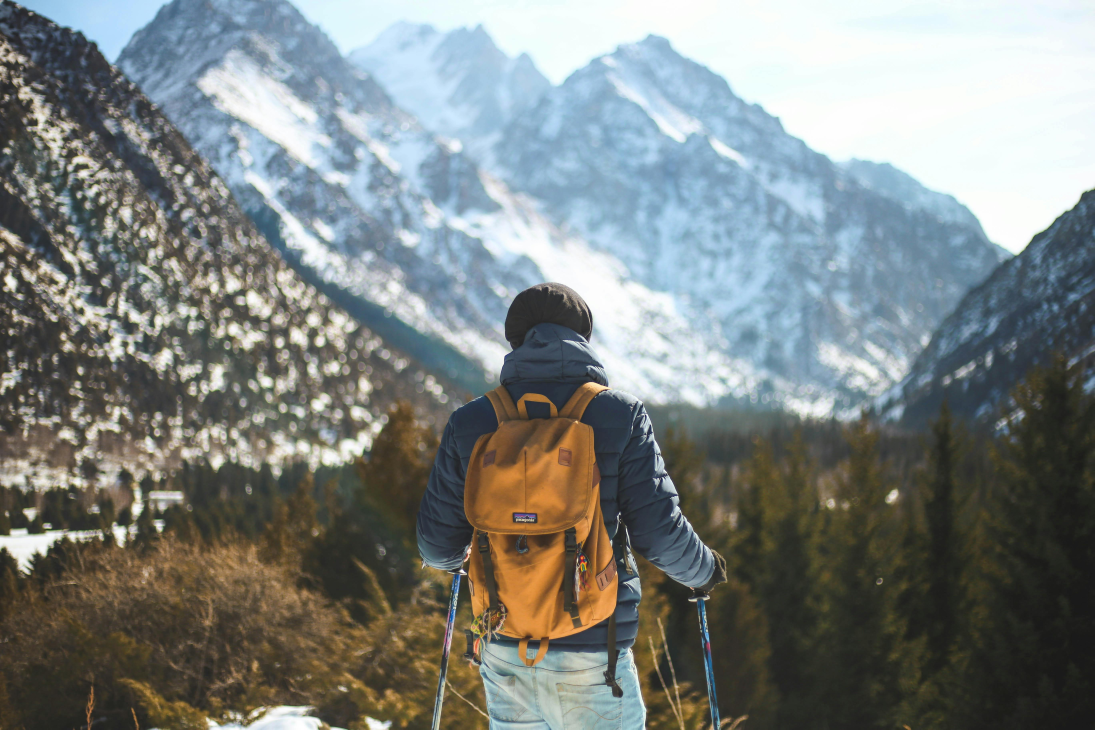
#> input picture input_batch/nature_landscape.jpg, 5472 x 3648 px (shown at 1/5 size)
$ python color_palette_extractor.py input_batch/nature_landscape.jpg
#> lines starting #> are read from the running program, lines starting #| are printed output that depends on the picture
import cv2
import numpy as np
import matplotlib.pyplot as plt
from sklearn.cluster import KMeans
import argparse
import os
import json
import imutils

def extract_colors(image_path, clusters=5, resize_height=200, save_palette=True, output_dir="output"):
#> called with image_path = 'input_batch/nature_landscape.jpg', clusters = 5, resize_height = 200, save_palette = True, output_dir = 'output'
    if not os.path.exists(output_dir):
        os.makedirs(output_dir)

    img = cv2.imread(image_path)
#> img is the input picture: shape (3648, 5472, 3); mean B, G, R 128.8, 130.7, 124.9
    if img is None:
        print(f"[ERROR] Couldn't load image: {image_path}")
        return []

    original = img.copy()
    img = imutils.resize(img, height=resize_height)
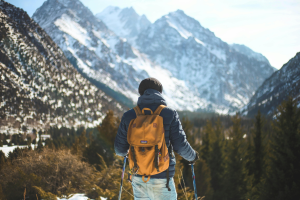
#> img: shape (200, 300, 3); mean B, G, R 128.8, 130.7, 124.9
    flat_img = img.reshape((-1, 3))

    kmeans = KMeans(n_clusters=clusters, random_state=42)
    kmeans.fit(flat_img)
    colors = np.array(kmeans.cluster_centers_, dtype='uint')
    labels, counts = np.unique(kmeans.labels_, return_counts=True)
    percentages = counts / flat_img.shape[0]
#> percentages = [0.191, 0.158, 0.163, 0.343, 0.145]

    sorted_colors = sorted(zip(percentages, colors), reverse=True)

    # Save bar & palette
    plot_color_bar(sorted_colors, output_dir, image_path)
    hex_colors = save_palette_data(sorted_colors, output_dir, image_path)

    return hex_colors

def plot_color_bar(p_and_c, output_dir, image_path):
#> called with output_dir = 'output', image_path = 'input_batch/nature_landscape.jpg'
    bar = np.ones((50, 500, 3), dtype='uint')
    start = 0
    for percent, color in p_and_c:
        end = start + int(percent * bar.shape[1])
        bar[:, start:end] = color[::-1]  # BGR to RGB
        start = end
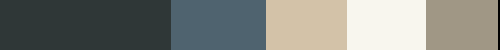
#> bar: shape (50, 500, 3) uint64; mean of channels 0, 1, 2 123.9, 129.7, 127.5; drawn as B, G, R

    plt.figure(figsize=(10, 2))
    plt.imshow(bar)
    plt.axis('off')
    out_file = os.path.join(output_dir, f"{os.path.splitext(os.path.basename(image_path))[0]}_palette.png")
    plt.savefig(out_file, bbox_inches='tight')
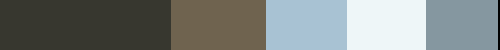
#> shown: shape (50, 500, 3); mean R, G, B 123.9, 129.7, 127.5
    plt.close()

def save_palette_data(p_and_c, output_dir, image_path):
#> called with output_dir = 'output', image_path = 'input_batch/nature_landscape.jpg'
    palette_data = []
    for percent, color in p_and_c:
        r, g, b = map(int, color)
        hex_code = '#{:02x}{:02x}{:02x}'.format(r, g, b)
        palette_data.append({
            "rgb": [r, g, b],
            "hex": hex_code,
            "percentage": round(float(percent) * 100, 2)
        })

    out_json = os.path.join(output_dir, f"{os.path.splitext(os.path.basename(image_path))[0]}_colors.json")
    with open(out_json, 'w') as f:
        json.dump(palette_data, f, indent=4)
    return [color["hex"] for color in palette_data]

if __name__ == "__main__":
    parser = argparse.ArgumentParser(description="Extract dominant colors from an image")
    parser.add_argument("image", help="Path to the input image")
    parser.add_argument("--clusters", type=int, default=5, help="Number of dominant colors")
    parser.add_argument("--output", default="output", help="Output directory")
    args = parser.parse_args()

    hex_colors = extract_colors(args.image, clusters=args.clusters, output_dir=args.output)
    if hex_colors:
        print("Dominant HEX Colors:", hex_colors)
#| Dominant HEX Colors: ['#2f3737', '#4f636f', '#d3c2a8', '#f8f6ee', '#a09785']
